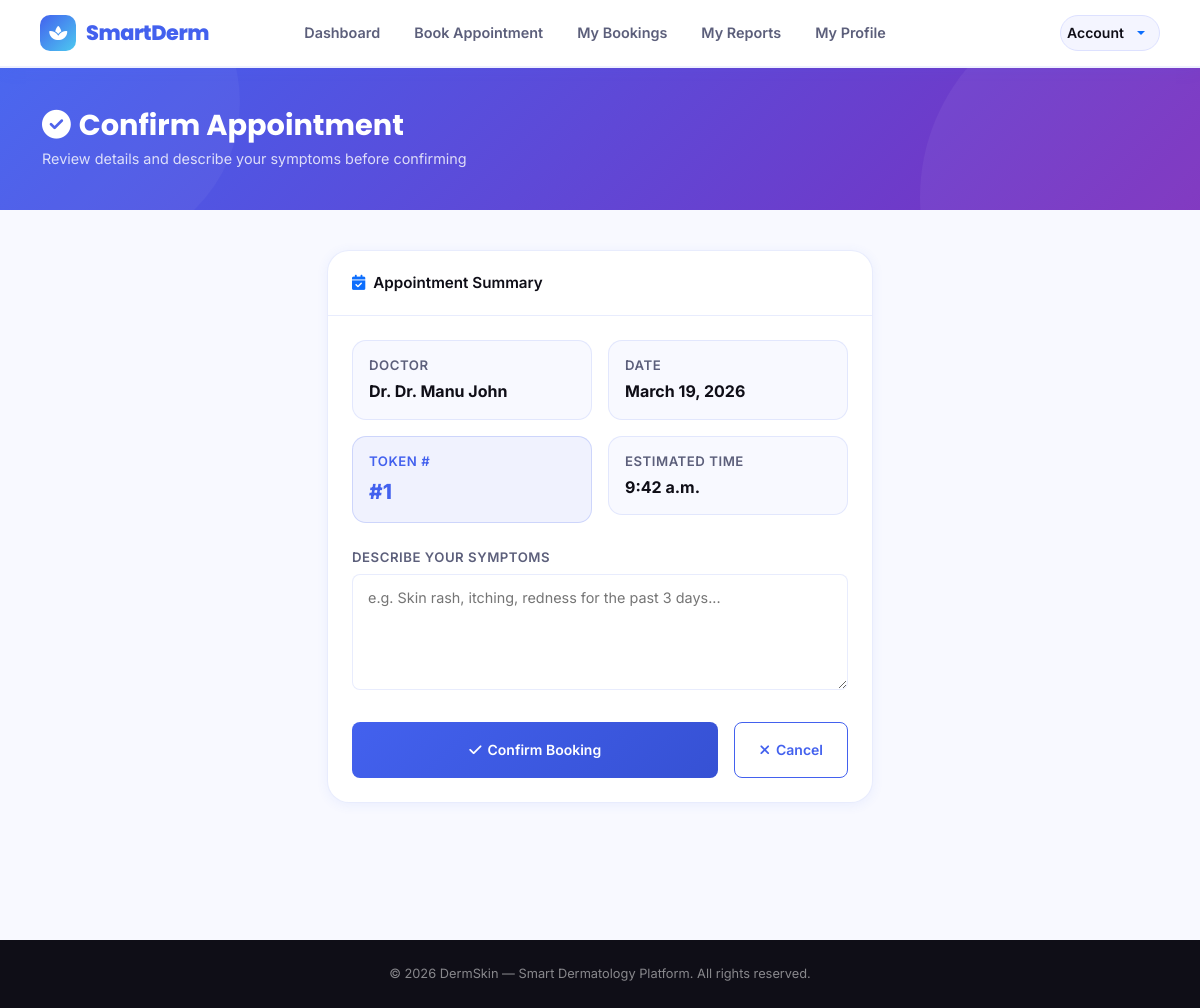
The app's page /confirm_booking/1/ (signed in), older data.
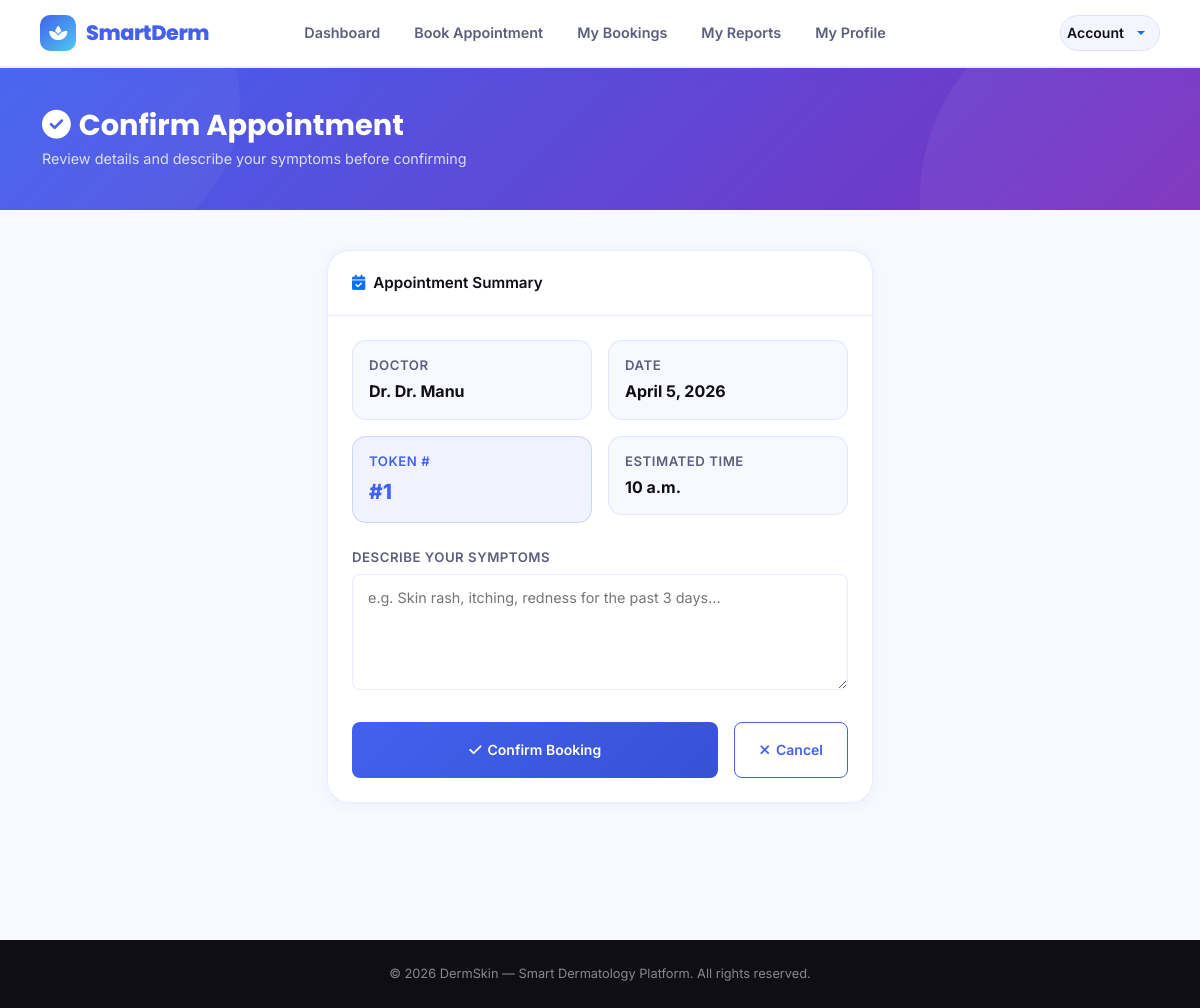
The same page, newer data.
### doctor/models.py (models this page shows, shortened)
class tbl_token(models.Model):
    doctor = models.ForeignKey(tbl_doctor, on_delete=models.CASCADE)
    schedule = models.ForeignKey(tbl_schedule, on_delete=models.CASCADE, null=True, blank=True)
    date = models.DateField() # ⭐ ADDED: Makes querying by date much easier
    day_of_week = models.CharField(max_length=10)
    token_number = models.IntegerField()
    estimated_time = models.TimeField()
    is_booked = models.BooleanField(default=False)
    class Meta:
        unique_together = ('doctor', 'date', 'token_number')

### clinicadmin/models.py (models this page shows)
class tbl_doctor(models.Model):
    name=models.CharField(max_length=20)
    age=models.IntegerField()
    gender=models.CharField(max_length=10)
    profile_picture=models.ImageField(upload_to='doctor_profiles/', blank=True, null=True)
    email=models.EmailField(max_length=128,unique=True)
    phone_number=models.CharField(max_length=20)
    address=models.TextField()
    identification=models.ImageField(upload_to='doctor_id_proofs/', blank=True, null=True)
    specialization=models.CharField(max_length=30)
    qualification = models.CharField(max_length=50, blank=True, null=True)
    medical_registration_number=models.CharField(max_length=20,unique=True)
    password=models.CharField(max_length=128,blank=True)

### patient/views.py (the view, shortened to what this page needs)
# urls.py: path('confirm_booking/<int:token_id>/', views.confirm_booking, name='confirm_booking'),
def confirm_booking(request, token_id):
    token = get_object_or_404(tbl_token, id=token_id)
    patient_id = request.session.get('pid')
    if not patient_id:
        return redirect('webguest:login')
    patient = get_object_or_404(tbl_patient, id=patient_id)
    return render(request, 'patient/confirm_booking.html', {'token': token})

### patient/Templates/patient/confirm_booking.html (shortened to what this page needs)
{% extends 'base/header.html' %}
{% block content %}
<div class="page-banner">
    <div class="container position-relative" style="z-index:1">
        <h1><i class="fas fa-check-circle me-2"></i>Confirm Appointment</h1>
        <p>Review details and describe your symptoms before confirming</p>
    </div>
</div>
<div class="page-wrapper">
<div class="container">
<div class="row justify-content-center">
<div class="col-lg-6 col-md-8" data-aos="fade-up">
    <div class="ds-card">
        <div class="ds-card-header">
            <i class="fas fa-calendar-check text-primary"></i> Appointment Summary
        </div>
        <div class="ds-card-body">
            <div class="row g-3 mb-4">
                <div class="col-sm-6">
                    <div style="padding:14px 16px;background:var(--surface-2);border-radius:var(--radius-md);border:1px solid var(--border);">
                        <div class="ds-form-label" style="margin-bottom:3px;">Doctor</div>
                        <div style="font-weight:700;color:var(--text-dark);">Dr. {{ token.doctor.name }}</div>
                    </div>
                </div>
                <div class="col-sm-6">
                    <div style="padding:14px 16px;background:var(--surface-2);border-radius:var(--radius-md);border:1px solid var(--border);">
                        <div class="ds-form-label" style="margin-bottom:3px;">Date</div>
                        <div style="font-weight:700;color:var(--text-dark);">{{ token.date }}</div>
                    </div>
                </div>
                <div class="col-sm-6">
                    <div style="padding:14px 16px;background:rgba(67,97,238,0.08);border-radius:var(--radius-md);border:1px solid rgba(67,97,238,0.2);">
                        <div class="ds-form-label" style="margin-bottom:3px;color:var(--primary);">Token #</div>
                        <div style="font-weight:800;color:var(--primary);font-size:1.3rem;">#{{ token.token_number }}</div>
                    </div>
                </div>
                <div class="col-sm-6">
                    <div style="padding:14px 16px;background:var(--surface-2);border-radius:var(--radius-md);border:1px solid var(--border);">
                        <div class="ds-form-label" style="margin-bottom:3px;">Estimated Time</div>
                        <div style="font-weight:700;color:var(--text-dark);">{{ token.estimated_time }}</div>
                    </div>
                </div>
            </div>
            <form method="POST">
                <div class="mb-4">
                    <label class="ds-form-label">Describe Your Symptoms</label>
                    <textarea name="symptoms" rows="4" class="ds-form-control" required
                              placeholder="e.g. Skin rash, itching, redness for the past 3 days..."></textarea>
                </div>
                <div class="d-flex gap-3">
                    <button type="submit" class="btn-ds-primary flex-fill justify-content-center py-3">
                        <i class="fas fa-check"></i> Confirm Booking
                    </button>
                    <a href="{% url 'webpatient:book_appointment' token.doctor.id %}" class="btn-ds-outline py-3 px-4">
                        <i class="fas fa-times"></i> Cancel
                    </a>
                </div>
            </form>
        </div>
    </div>
</div>
</div>
</div>
</div>
{% endblock %}

Row changes from the older to the newer data that the page shows:
changed tbl_token: doctor.name "Dr. Manu John" → "Dr. Manu"; date "March 19, 2026" → "April 5, 2026"; estimated_time "9:42 a.m." → "10 a.m."
